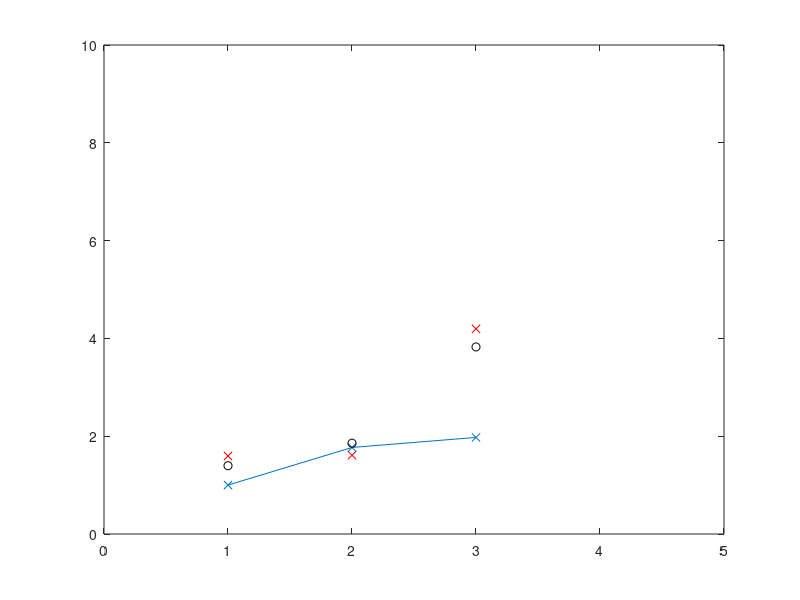

The MATLAB source for this figure: (Note: this script raises an error after producing the figure.)
rng(1334)

T = 1;

f = @(x) [x(1)+T*x(2); x(2)]; % CV model
A = [1 T;
     0 1];
 
h = @(x) x(1);
H = [1 0];

Q = [0 0;
     0 1];

R = 1;

x0 = [0; 
      1];
  
P0 = [1 0;
      0 1];

N = 3;
X = zeros(2,N);
Z = zeros(1,N);

for k = 1:N
    if k == 1
        X(:,k) = f(x0) + mvnrnd([0 0],Q)';        
    else
        X(:,k) = f(X(:,k-1)) + mvnrnd([0 0],Q)';
    end        
    
    Z(:,k) = h(X(:,k)) + mvnrnd(0,R);
    
end
%
fig = figure;
plot(X(1,:),'-x'); hold on
plot(Z,'xr'); axis([0 5 0 10])

% KF filter 
xhat = zeros(2,N);
P = zeros(2,2,N);
Ppred = P;
xhatpred = xhat;

S = zeros(1,N);
K = zeros(2,N);
V = zeros(1,N);
for j = 1:N
   % Prediction Step
   if j == 1
       xhat(:,j) = A*x0;
       P(:,:,j) = A*P0*A' + Q;
       
       Ppred(:,:,j) = P(:,:,j);
       xhatpred(:,j) = xhat(:,j);
   else
       xhat(:,j) = A*xhat(:,j-1);
       P(:,:,j) = A*P(:,:,j-1)*A' + Q;
       
        Ppred(:,:,j) = P(:,:,j);
       xhatpred(:,j) = xhat(:,j);
   end
   % Update Step
   S(:,j) = H*P(:,:,j)*H' + R;
   K(:,j) = P(:,:,j)*H'*inv(S(:,j));
   V(:,j) = Z(:,j) - H*xhat(:,j);
   
   xhat(:,j) = xhat(:,j) + K(:,j)*V(:,j);
   P(:,:,j) = P(:,:,j) - K(:,j)*S(:,j)*K(:,j)';
end

figure(fig)
plot(xhat(1,:),'ko')

%%

ukf = UKF(Q,R);
%
estX = zeros(2,N);
preX = zeros(2,N);

    [SP, W] = ukf.generatePoints(x0, P0);
    [stPred, covPred] = ukf.predictMoments(f, SP, W);        
    [SP, W] = ukf.generatePoints(stPred, covPred);    
    [stUp, covUp] = ukf.updateMoments(h, SP, W, Z(1), stPred, covPred);
    stUp
    covUp
    
    [SP, W] = ukf.generatePoints(stUp, covUp);
    [stPred, covPred] = ukf.predictMoments(f, SP, W);
    [SP, W] = ukf.generatePoints(stPred, covPred);
    [stUp, covUp] = ukf.updateMoments(h, SP, W, Z(2), stPred, covPred);
    stUp
    covUp
    
    [SP, W] = ukf.generatePoints(stUp, covUp);
    [stPred, covPred] = ukf.predictMoments(f, SP, W);
    [SP, W] = ukf.generatePoints(stPred, covPred);
    [stUp, covUp] = ukf.updateMoments(h, SP, W, Z(3), stPred, covPred);
    stUp
    covUp
% 

    

%%
figure(fig)
plot(estX(1,:), 'ko')
plot(preX(1,:), 'mo')




